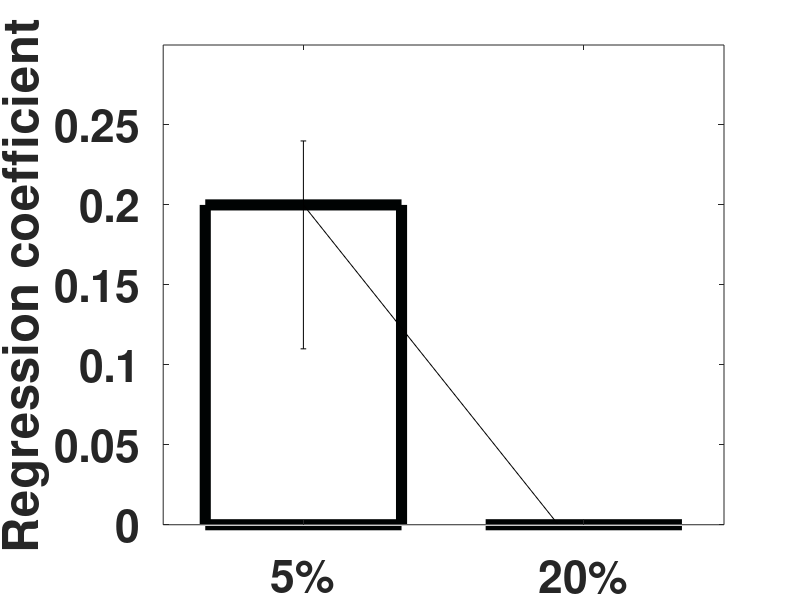

Write the MATLAB code that produced this figure. (Note: this script raises an error after producing the figure.)
x=[1; 2];
Gains = [0.20; -0.02];
%error = [0.90; 0.09; 0.11; 0.07; 0.12; 0.05; 0.11; 0.09 ];
interval_lower= [0.09; 0.02];
interval_upper=[0.04; 0.02];
width=0.7;
bar(Gains,width,'FaceColor',[1.0,1.0,1.0],'EdgeColor',[0 .01 .01],'LineWidth',8);
% set('BarWidth',0.8); 
ylabel('Regression coefficient');
%xlabel('5% MCA vs 20% MCA vs 2 32); 
ylim([0, 0.30])
Labels = {'5% ',    '20%'};
set(gca, 'XTick', 1:2, 'XTickLabel', Labels, 'fontweight', 'bold','fontsize', 32);
hold on
numgroups=size(Gains,1);
numbars=size(Gains,2);
groupwidth=min(2, numbars/(numbars+2));
errorbar(x, Gains, interval_lower, interval_upper, 'k','linestyle', 'none','linewidth', 8);
box off



